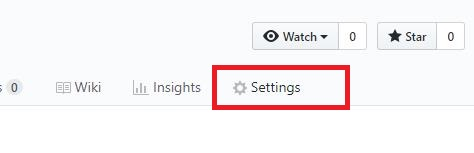
#> input picture month02/project/project/img/5.jpg, 474 x 153 px, given in place of 5.png, which was not available
$ python erode_demo.py
#> lines starting #> are read from the running program, lines starting #| are printed output that depends on the picture
"""
图像腐蚀示例
腐蚀核越大, 迭代次数越多, 腐蚀越严重
"""
import cv2
import numpy as np

im = cv2.imread('../data/5.png')
#> im is the input picture: shape (153, 474, 3); mean B, G, R 245.3, 243.8, 247.6
cv2.imshow('im', im)

# 腐蚀
kernel = np.ones((3, 3), np.uint8)
im_erode = cv2.erode(im, # 原图
                     kernel, # 腐蚀核
                     iterations=10) # 迭代次数
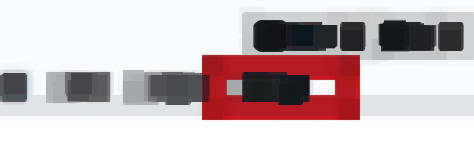
#> im_erode: shape (153, 474, 3); mean B, G, R 191.5, 189.2, 204.1
cv2.imshow('im_erode', im_erode)

cv2.waitKey()
cv2.destroyAllWindows()

$ run again, with month02/project/project/img/6.jpg copied over month02/project/project/img/5.jpg
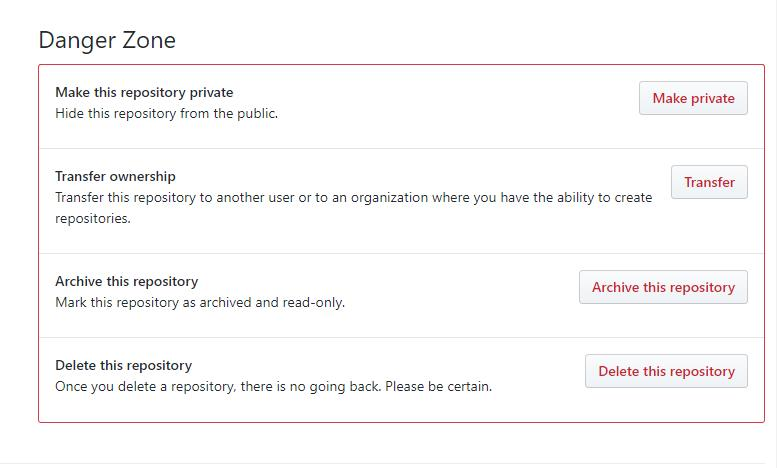
#> input picture month02/project/project/img/6.jpg, 777 x 468 px, given in place of 5.png, which was not available
#> im is the input picture: shape (468, 777, 3); mean B, G, R 248.7, 248.4, 249.1
#> `im_erode = cv2.erode(im,`:
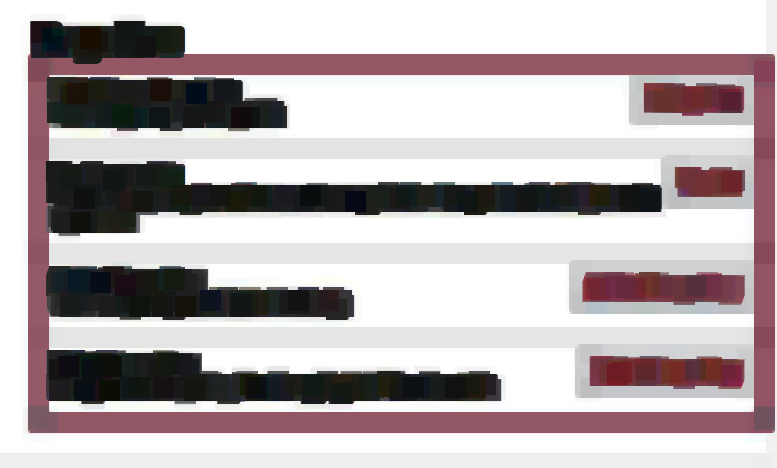
#> im_erode: shape (468, 777, 3); mean B, G, R 178.4, 176.6, 185.6

$ run again, with month02/project/project/img/fz.jpg copied over month02/project/project/img/5.jpg
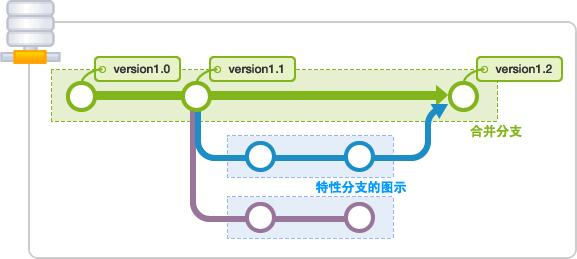
#> input picture month02/project/project/img/fz.jpg, 577 x 259 px, given in place of 5.png, which was not available
#> im is the input picture: shape (259, 577, 3); mean B, G, R 232.6, 241.5, 236
#> `im_erode = cv2.erode(im,`:
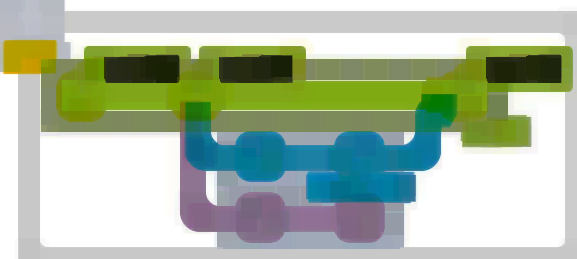
#> im_erode: shape (259, 577, 3); mean B, G, R 165.1, 186.7, 172.1

$ run again, with month02/project/project/img/visio.jpg copied over month02/project/project/img/5.jpg
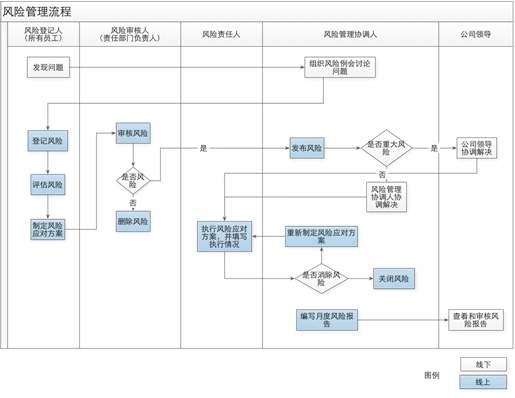
#> input picture month02/project/project/img/visio.jpg, 515 x 398 px, given in place of 5.png, which was not available
#> im is the input picture: shape (398, 515, 3); mean B, G, R 245.9, 245.2, 244
#> `im_erode = cv2.erode(im,`:
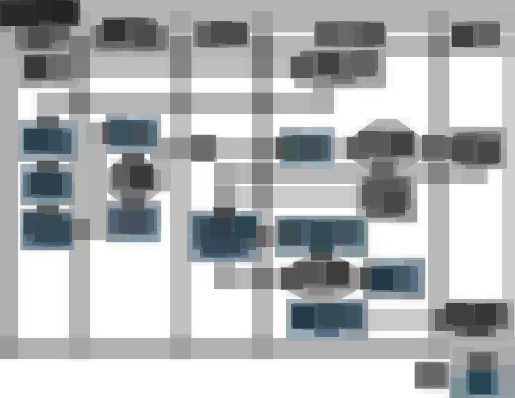
#> im_erode: shape (398, 515, 3); mean B, G, R 179.4, 178, 175.6
